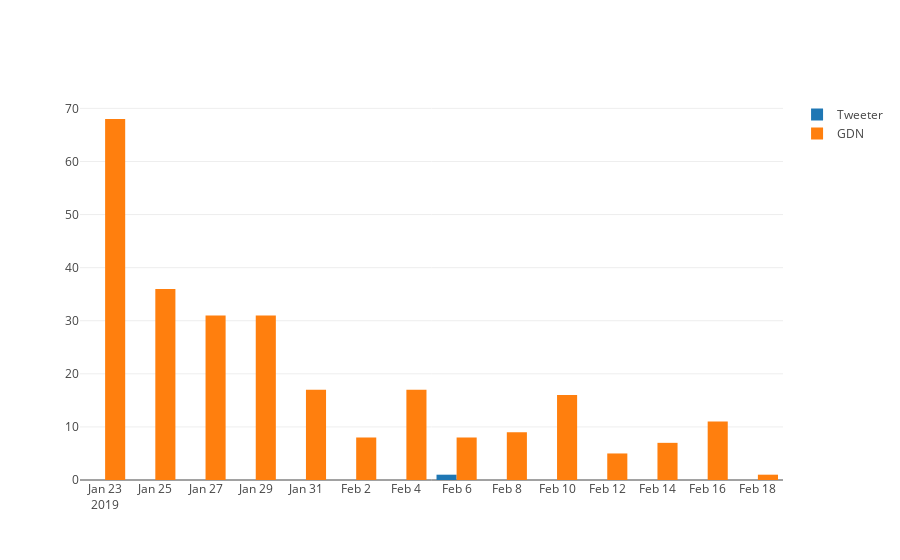

Here is the notebook cell this chart was saved with:
### Code cell
word = "mosquée"
iplot([go.Histogram(x=words_time_tweeter_day[word], name="Tweeter"),
       go.Histogram(x=words_time_gdn_day[word], name="GDN")])

### Figure 1 — Plotly figure (JSON) as saved in the notebook; plotly's stock layout.template omitted (floating-point values rounded to 4 significant figures; data arrays with more than 128 entries replaced by an {"elided": "..."} marker saying what was removed)
{"data": [{"name": "Tweeter", "type": "histogram", "x": ["2019-02-06"]}, {"name": "GDN", "type": "histogram", "x": {"elided": "265 str values"}}], "layout": {}}
